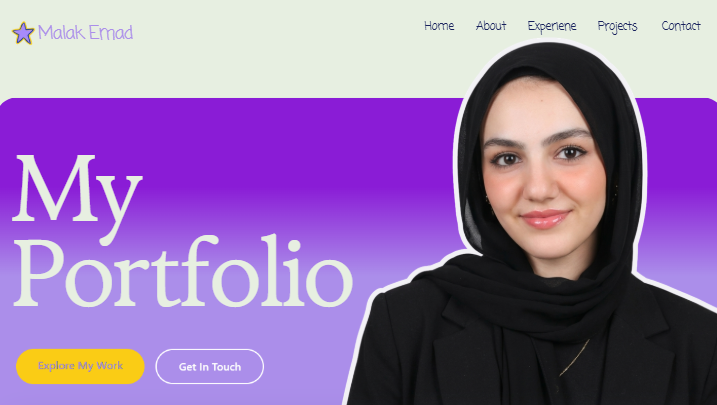
#> input picture personal-pic.png, 717 x 405 px
$ python remove_bg.py
#> lines starting #> are read from the running program, lines starting #| are printed output that depends on the picture
from PIL import Image
from collections import deque

source = Image.open('personal-pic.png').convert('RGBA')
#> source is the input picture: PIL image 717x405 RGBA; mean R, G, B, A 150.2, 117.2, 172.6, 255
pixels = source.load()
width, height = source.size
#> width = 717; height = 405

# Flood-fill only the connected purple backdrop. The white outline and portrait remain intact.
def is_background(r, g, b):
    return b > 185 and r > 115 and 95 < g < 180 and b - r > 45 and b - g > 70

queue = deque()
seen = set()
for x in range(width):
    queue.append((x, 0))
    queue.append((x, height - 1))
for y in range(height):
    queue.append((0, y))
    queue.append((width - 1, y))

while queue:
    x, y = queue.popleft()
    if (x, y) in seen or x < 0 or y < 0 or x >= width or y >= height:
        continue
    seen.add((x, y))
    r, g, b, a = pixels[x, y]
    if not is_background(r, g, b):
        continue
    pixels[x, y] = (r, g, b, 0)
    queue.extend(((x + 1, y), (x - 1, y), (x, y + 1), (x, y - 1)))
#> this loop made 191900 passes
#> (r, g, b) on passes 1 to 3: (231, 239, 225), (170, 142, 233), (231, 239, 225)
#> after the loop, seen = 51883 items

# Keep a compact transparent asset for faster loading while preserving the original framing.
source.save('personal-pic-cutout.png', optimize=True)
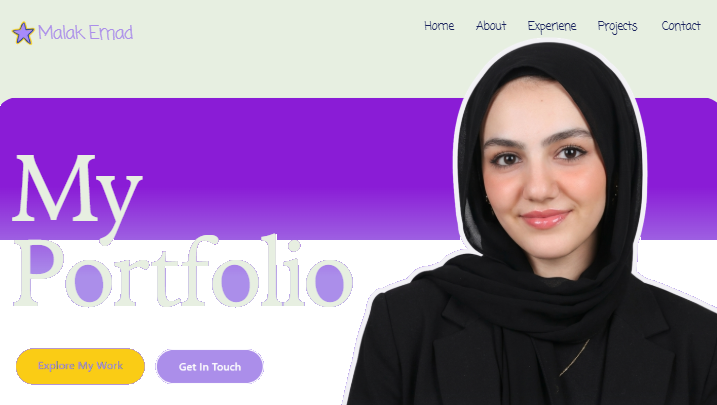
#> saved as personal-pic-cutout.png: PIL image 717x405 RGBA; mean R, G, B, A 150.2, 117.2, 172.6, 213.4; transparent parts drawn white
print(f'created personal-pic-cutout.png ({width}x{height})')
#| created personal-pic-cutout.png (717x405)

# Validation: the new file must actually contain transparent pixels.
check = Image.open('personal-pic-cutout.png')
transparent = sum(1 for _, _, _, a in check.getdata() if a == 0)
#> transparent = 47414
print(f'transparent pixels: {transparent}')
#| transparent pixels: 47414
if transparent == 0:
    raise SystemExit('background removal failed')
